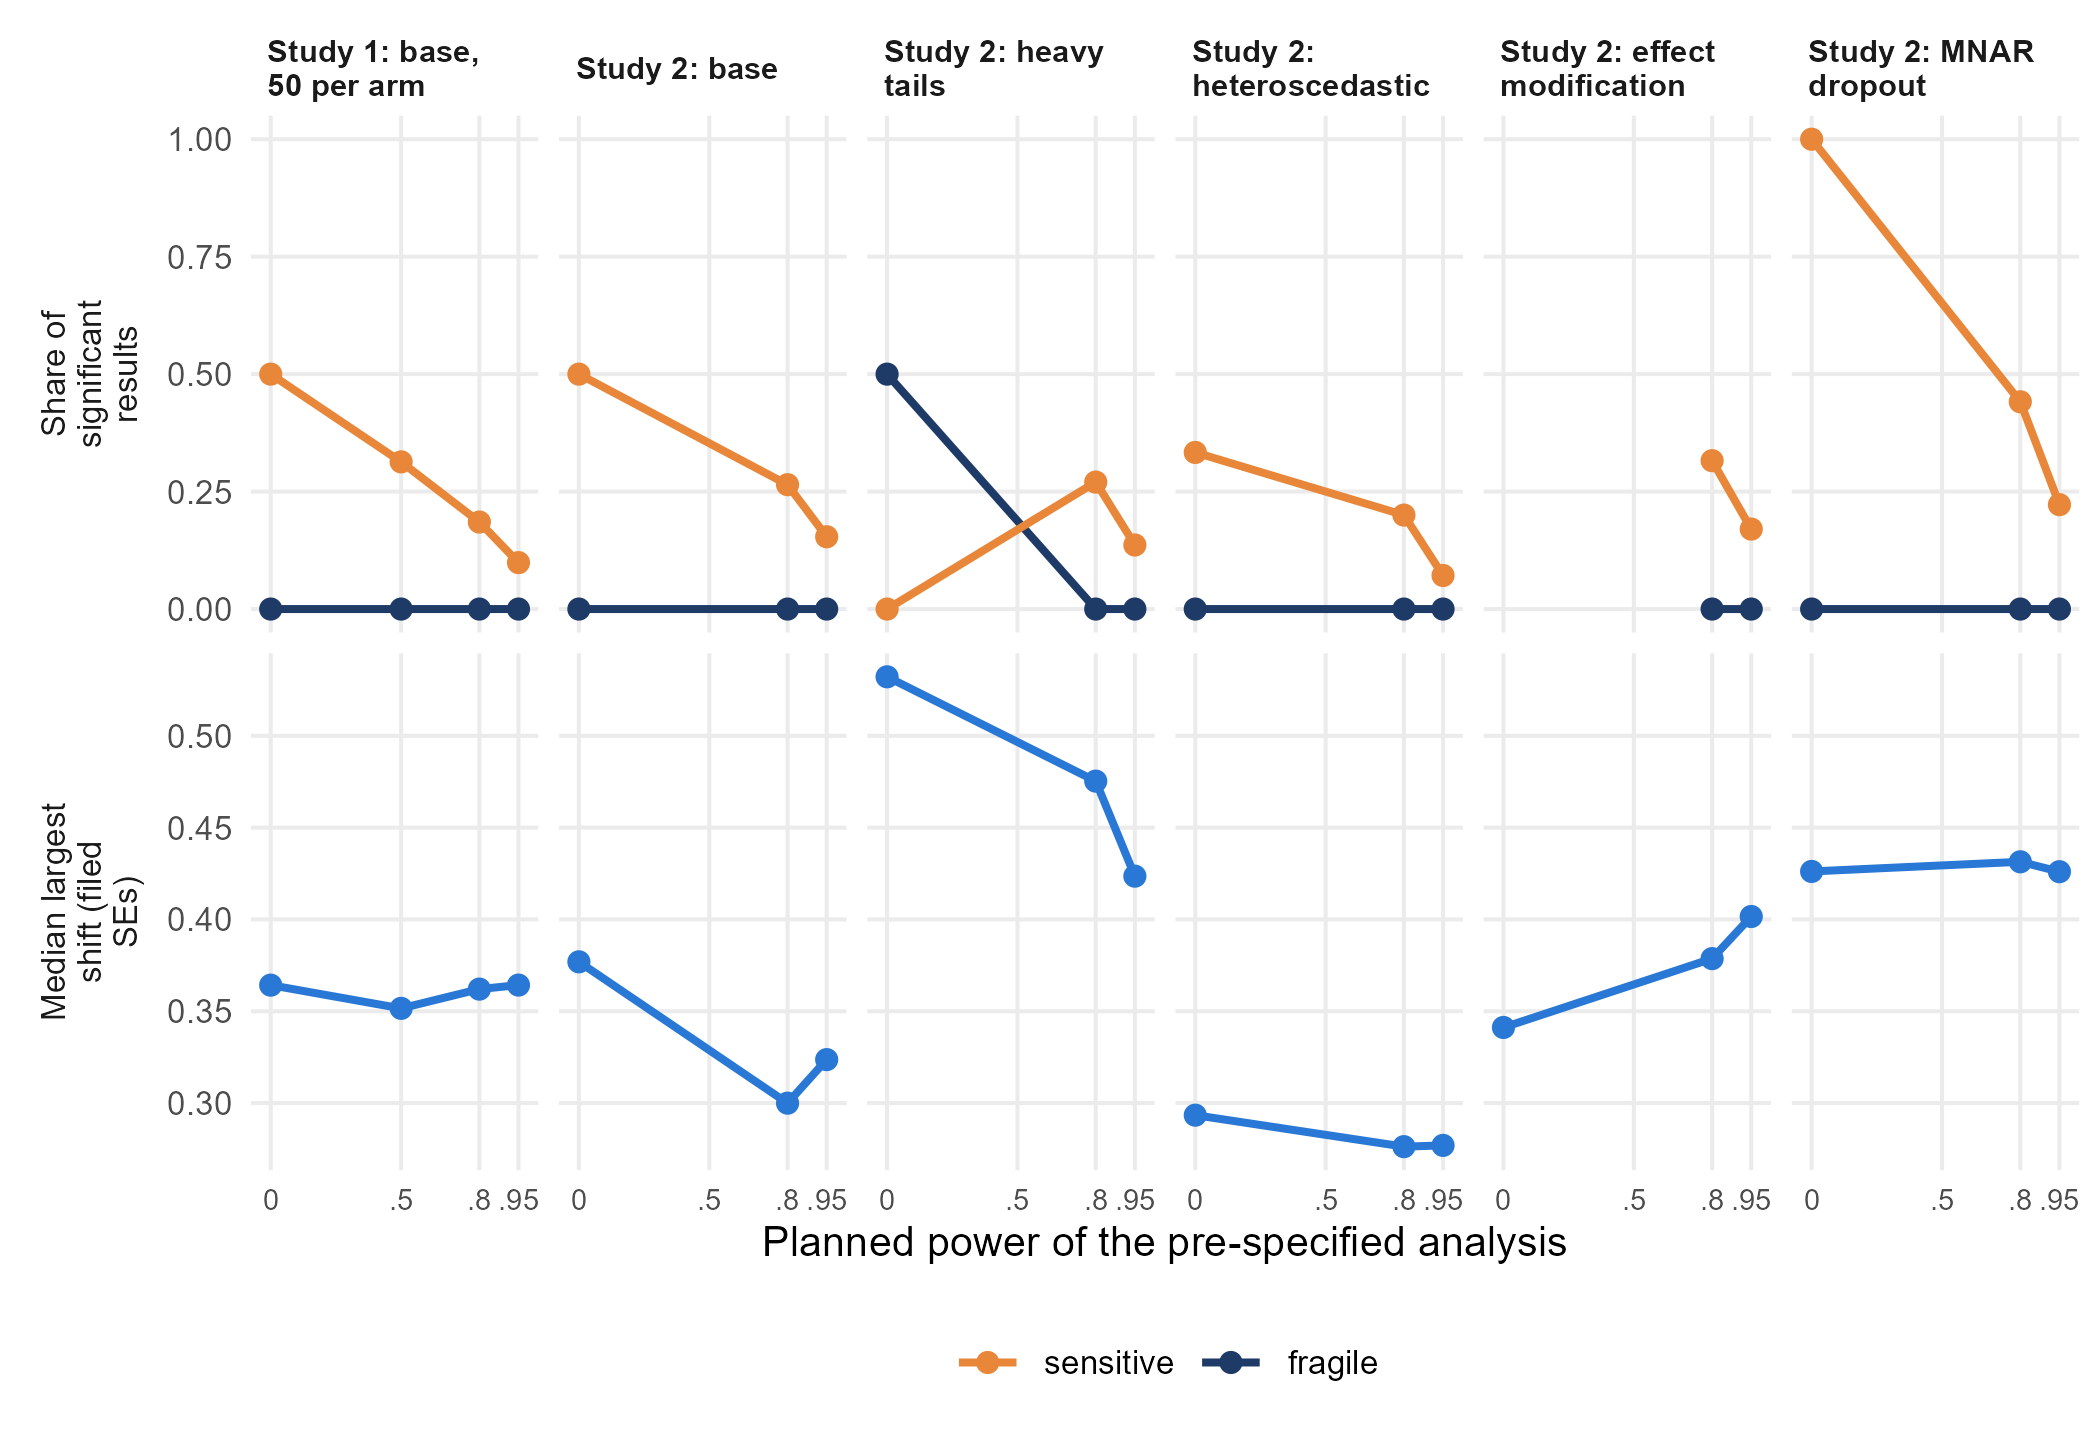

This chart was generated by the following R code:
## Figure 3: sensitive and fragile shares among significant trials against planned power. Top row: Study 1 (0.7.1 rerun,
## results/study1_summary.csv) with the Study 2 designs (reclassified, results/study2_reclass_summary.csv) as small multiples;
## bottom row: the median largest shift in filed SEs. PDF and PNG, 7 in wide.
source(file.path(dirname(sub("^--file=", "", commandArgs()[grepl("^--file=", commandArgs())])), "..", "scripts", "setup.R"))
suppressPackageStartupMessages(library(ggplot2))
t0 <- log_header("fig03_sim_verdicts")
s1 <- read.csv(file.path(RESULTS, "study1_summary.csv")); s2 <- read.csv(file.path(RESULTS, "study2_reclass_summary.csv"))
d1 <- data.frame(design = "Study 1: base, 50 per arm", power = s1$power_target, sensitive = s1$sensitive_given_sig, fragile = s1$fragile_given_sig, shift = s1$median_max_shift_se)
short <- c(base2 = "Study 2: base", heavy = "Study 2: heavy tails", hetero = "Study 2: heteroscedastic", mnar = "Study 2: MNAR dropout", interact = "Study 2: effect modification")
d2 <- data.frame(design = unname(short[s2$design]), power = s2$power_target, sensitive = s2$sensitive_given_sig, fragile = s2$fragile_given_sig, shift = s2$median_max_shift_se)
d <- rbind(d1, d2); d$design <- factor(d$design, levels = unique(d$design))
long <- rbind(data.frame(d[, c("design", "power")], panel = "Share of significant results", what = "sensitive", value = d$sensitive),
              data.frame(d[, c("design", "power")], panel = "Share of significant results", what = "fragile", value = d$fragile),
              data.frame(d[, c("design", "power")], panel = "Median largest shift (filed SEs)", what = "shift", value = d$shift))
long <- long[!is.na(long$value), ]; long$panel <- factor(long$panel, levels = c("Share of significant results", "Median largest shift (filed SEs)"))
g <- ggplot(long, aes(x = power, y = value, colour = what, group = what)) +
  geom_line(linewidth = 0.9) + geom_point(size = 2) +
  facet_grid(panel ~ design, scales = "free_y", switch = "y", labeller = label_wrap_gen(16)) +
  scale_colour_manual(values = c(sensitive = "#e8873a", fragile = "#1e3a66", shift = "#2a78d6"), name = NULL, breaks = c("sensitive", "fragile")) +
  scale_x_continuous(breaks = c(0, 0.5, 0.8, 0.95), labels = c("0", ".5", ".8", ".95"), expand = expansion(mult = 0.08)) +
  labs(x = "Planned power of the pre-specified analysis", y = NULL) + theme_minimal(base_size = 10) +
  theme(strip.placement = "outside", strip.text.x = element_text(hjust = 0, face = "bold", size = 7.5), axis.text.x = element_text(size = 7), panel.grid.minor = element_blank(), legend.position = "bottom",
        plot.background = element_rect(fill = "white", colour = NA))
for (ext in c("pdf", "png")) ggsave(file.path(FIGURES, paste0("fig03_sim_verdicts.", ext)), g, width = 7, height = 4.8, dpi = 300, bg = "white")
write.csv(long, file.path(FIGURES, "fig03_sim_verdicts_values.csv"), row.names = FALSE)
log_footer("fig03_sim_verdicts", t0)
